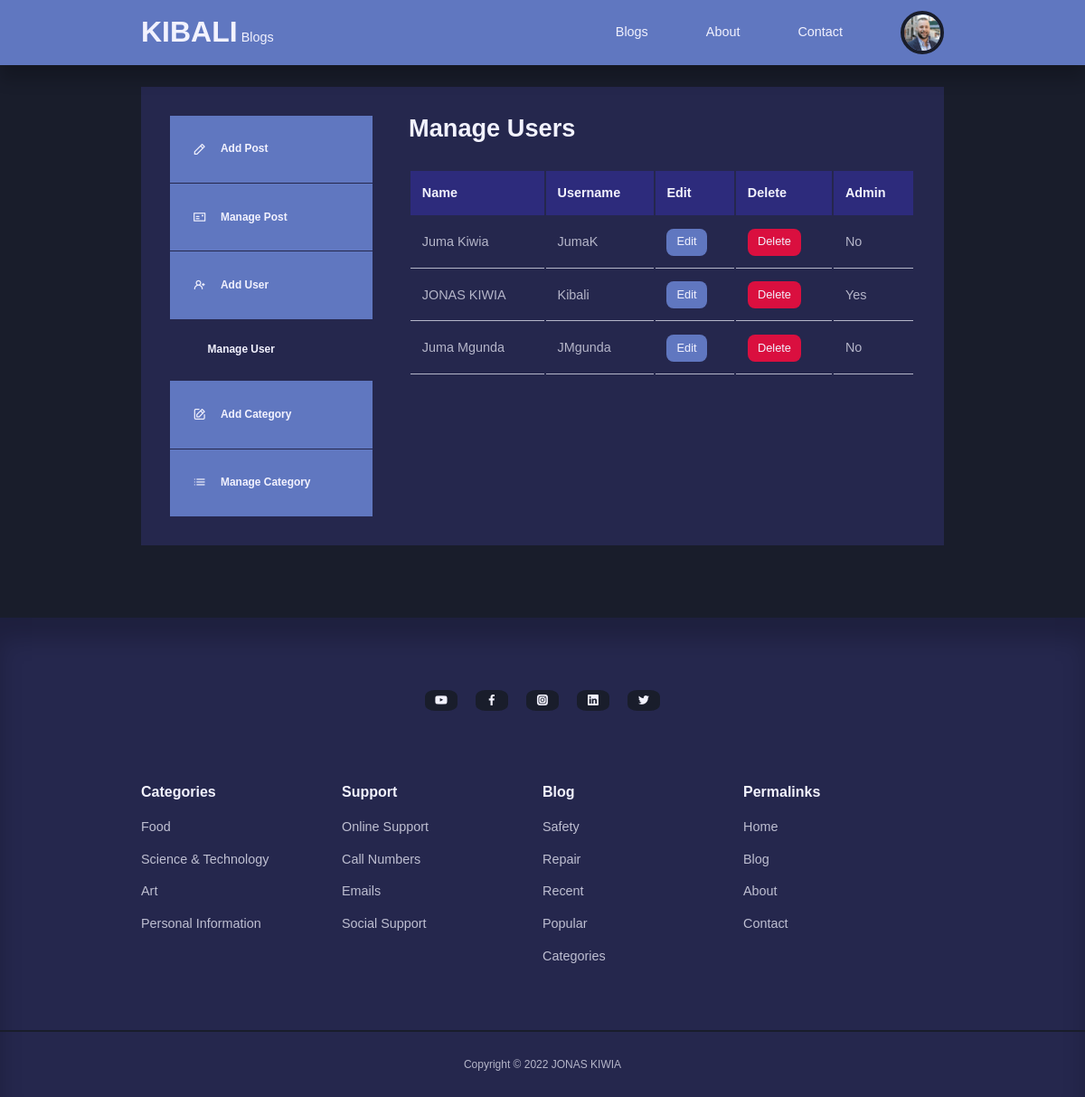
The app's page /admin/manage-users.php (signed in) with its own data.
### tables this page shows
CREATE TABLE `users` (
  `id` int(11) NOT NULL,
  `firstname` varchar(255) DEFAULT NULL,
  `lastname` varchar(255) DEFAULT NULL,
  `username` varchar(255) DEFAULT NULL,
  `email` varchar(255) DEFAULT NULL,
  `password` varchar(255) DEFAULT NULL,
  `avatar` varchar(255) DEFAULT NULL,
  `is_admin` tinyint(4) DEFAULT NULL
);

CREATE TABLE `categories` (
  `id` int(11) NOT NULL,
  `title` varchar(255) DEFAULT NULL,
  `description` text DEFAULT NULL
);

### admin/partials/header.php (called while the page is built, shortened)
<?php
require '../partials/header.php';

### admin/manage-users.php (the view, shortened to what this page needs)
<?php
    include 'partials/header.php';
    $current_admin_id = $_SESSION['user-id'];
    $query = "SELECT * FROM users WHERE NOT id =$current_admin_id";
    $users = mysqli_query($connection, $query);
?>
<section class="dashboard">
    <div class="container dashboard__container">
        <aside>
            <ul>
                <li>
                    <a href="add-post.php"><i class="uil uil-pen"></i>
                        <h5>Add Post</h5>
                    </a>
                </li>
                <li>
                    <a href="index.php"><i class="uil uil-postcard"></i>
                        <h5>Manage Post</h5>
                    </a>
                </li>
                <?php if(isset($_SESSION['user_is_admin'])): ?>
                <li>
                    <a href="add-user.php"><i class="uil uil-user-plus"></i>
                        <h5>Add User</h5>
                    </a>
                </li>
                <li>
                    <a href="manage-users.php" class="active"><i class="uil uil-user-alt"></i>
                        <h5>Manage User</h5>
                    </a>
                </li>
                <li>
                    <a href="add-category.php"><i class="uil uil-edit"></i>
                        <h5>Add Category</h5>
                    </a>
                </li>
                <li>
                    <a href="manage-categories.php"><i class="uil uil-list-ul"></i>
                        <h5>Manage Category</h5>
                    </a>
                </li>
                <?php endif ?>
            </ul>
        </aside>
        <main>
            <h2>Manage Users</h2>
            <?php if(mysqli_num_rows($users) > 0) : ?>
            <table>
                <thead>
                    <tr>
                        <th>Name</th>
                        <th>Username</th>
                        <th>Edit</th>
                        <th>Delete</th>
                        <th>Admin</th>
                    </tr>
                </thead>
                <tbody>
                    <?php while($user = mysqli_fetch_assoc($users)) : ?>
                    <tr>
                        <td><?= "{$user['firstname']} {$user['lastname']}"?></td>
                        <td><?= $user['username']?></td>
                        <td><a href="<?= ROOT_URL?>admin/edit-user.php?id=<?= $user['id'] ?>" class="btn sm">Edit</a></td>
                        <td><a href="<?= ROOT_URL?>admin/delete-user.php?id=<?= $user['id'] ?>" class="btn sm danger">Delete</a></td>
                        <td><?= $user['is_admin'] ? 'Yes': 'No' ?></td>
                    </tr>
                    <?php endwhile ?>
                </tbody>
            </table>
            <?php else : ?>
                <div class="alert__message error"><?= "No Users Found"?></div>
                <?php endif?>
        </main>
    </div>
</section>
 <?php
    include '../partials/footer.php';
?>

### partials/header.php (shortened to what this page needs)
<?php
require 'config/database.php';
if(isset($_SESSION['user-id'])) {
    $id = filter_var($_SESSION['user-id'], FILTER_SANITIZE_NUMBER_INT);
    $query = "SELECT avatar FROM users WHERE id=$id";
    $result = mysqli_query($connection, $query);
    $avatar = mysqli_fetch_assoc($result);
}
?>
<!DOCTYPE html>
<html lang="en">
<head>
    <link rel="stylesheet" href="<?= ROOT_URL ?>css/style.css">
    <link rel="stylesheet" href="https://unicons.iconscout.com/release/v4.0.0/css/line.css">
</head>
<body>
    <nav>
        <div class="container nav__container">
            <div>
                <a href="<?= ROOT_URL ?>" class="nav__logo">KIBALI</a>
            <a href="<?= ROOT_URL ?>" class="">Blogs</a>
            </div>
            <ul class="nav__items">
                <li><a href="<?= ROOT_URL ?>blog.php">Blogs</a></li>
                <li><a href="<?= ROOT_URL ?>about.php">About</a></li>
                <li><a href="<?= ROOT_URL ?>contact.php">Contact</a></li>
                <?php if(isset($_SESSION['user-id'])): ?>
                    <li class="nav__profile">
                        <div class="avatar">
                            <img src="<?= ROOT_URL . 'images/' . $avatar['avatar'] ?>">
                        </div>
                    </li>
                <?php else : ?>
                    <li><a href="<?= ROOT_URL ?>signin.php">Signin</a></li>
                <?php endif ?>
            </ul>
        </div>
    </nav>

### partials/footer.php (shortened to what this page needs)
 <footer>
        <div class="footer__socials">
            <a href="https://youtube.com" target="_blank"><i class="uil uil-youtube"></i></a>
            <a href="https://facebook.com" target="_blank"><i class="uil uil-facebook-f"></i></a>
            <a href="https://instagram.com" target="_blank"><i class="uil uil-instagram-alt"></i></a>
            <a href="https://linkedin.com" target="_blank"><i class="uil uil-linkedin"></i></a>
            <a href="https://twitter.com" target="_blank"><i class="uil uil-twitter"></i></a>
        </div>
        <div class="container footer__container">
            <article>
                 <h4>Categories</h4>
            <?php
                $all_categories_query = "SELECT * FROM categories";
                $all_categories = mysqli_query($connection, $all_categories_query);
            ?>
            <?php while($category = mysqli_fetch_assoc($all_categories)) :  ?>
                <ul>
                    <li>
                    <a href="<?= ROOT_URL ?>category-posts.php?id=<?= $category['id']?>"><?= $category['title']?></a>
                </li>
                </ul>
            <?php endwhile?>
            </article>
            <article>
                <h4>Support</h4>
                <ul>
                    <li><a href="contact.php">Online Support</a></li>
                    <li><a href="tel:+255748687340">Call Numbers</a></li>
                    <li><a href="mailto:jonaskiwia1@gmail.com">Emails</a></li>
                    <li><a href="contact.php">Social Support</a></li>
                </ul>
            </article>
            <article>
                <h4>Blog</h4>
                <ul>
                    <li><a href="">Safety</a></li>
                    <li><a href="">Repair</a></li>
                    <li><a href="">Recent</a></li>
                    <li><a href="">Popular</a></li>
                    <li><a href="">Categories</a></li>
                </ul>
            </article>
            <article>
                <h4>Permalinks</h4>
                <ul>
                    <li><a href="home.php">Home</a></li>
                    <li><a href="blog.php">Blog</a></li>
                    <li><a href="about.php">About</a></li>
                    <li><a href="contact.php">Contact</a></li>
                </ul>
            </article>
        </div>
        <div class="footer__copyright">
            <small>Copyright &copy; 2022 JONAS KIWIA</small>
        </div>
    </footer>
</body>
</html>

### css/style.css (style rules this page uses)
:root { --color-primary: #6077c0; --color-primary-light: hsl(242, 91%, 69%, 18%); --color-primary-variant: #5854c7; --color-red: #da0f3f; --color-red-light: hsl(346, 87%, 46%, 15%); --color-green: #00c476; --color-green-light: hsl(156, 100%, 38%, 15%); --color-gray-900: #25274D; --color-gray-700: #2d2b7c; --color-gray-300: rgba(242, 242, 254, 0.3); --color-gray-200: rgba(242, 242, 254, 0.7); --color-white: #f2f2fe; --color-bg: #191d2b; --transition: all 300ms ease; --container-width-lg: 74%; --container-width-md: 88%; --form-width: 40%; --card-border-radius-1: 0.3rem; --card-border-radius-2: 0.5rem; --card-border-radius-3: 0.8rem; --card-border-radius-4: 2rem; --card-border-radius-5: 5rem; }
* { margin: 0; padding: 0; outline: 0; border: 0; appearance: 0; list-style: none; text-decoration: none; box-sizing: border-box; }
body { font-family: 'Trebuchet MS', 'Lucida Sans Unicode', 'Lucida Grande', 'Lucida Sans', Arial, sans-serif; line-height: 1.6; color: var(--color-gray-200); overflow-x: hidden; background: var(--color-bg); font-size: 0.9rem; }
.container { width: var(--container-width-lg); max-width: 1800px; margin-inline: auto; }
section { margin-top: 3rem; width: 100vw; }
h1, h2, h3, h4, h5 { color: var(--color-white); line-height: 1.3; }
h2 { font-size: 1.7rem; margin: 1rem 0; }
h4 { font-size: 1rem; }
a { color: var(--color-white); transition: var(--transition); }
img { display: block; width: 100%; object-fit: cover; }
nav { background-color: var(--color-primary); width: 100vw; height: 4.5rem; position: fixed; top: 0; z-index: 10; box-shadow: 0 1rem 1rem rgba(0, 0, 0, 0.2); }
.nav__container { height: 100%; display: flex; align-items: center; justify-content: space-between; }
.avatar { width: 3rem; height: 3rem; border-radius: 50%; overflow: hidden; border: 0.3rem solid var(--color-bg); }
.nav__logo { font-weight: 600; font-size: 2rem; }
.nav__items { display: flex; align-items: center; gap: 4rem; }
.nav__profile { position: relative; cursor: pointer; }
footer { background: var(--color-gray-900); padding: 5rem 0 0; box-shadow: inset 0 1.5rem 1.5rem rgba(0, 0, 0, 0.2); }
.footer__socials { margin-inline: auto; width: fit-content; margin-bottom: 5rem; display: flex; align-items: center; gap: 1.2rem; }
.footer__socials a { background: var(--color-bg); border-radius: 30%; width: 2.3rem; display: flex; align-items: center; justify-content: center; }
.footer__container { display: grid; grid-template-columns: repeat(4, 1fr); }
footer h4 { color: var(--color-white); margin-bottom: 0.6rem; }
footer ul li { padding: 0.4rem 0; }
footer ul a { opacity: 0.75; }
.footer__copyright { text-align: center; padding: 1.5rem 0; border-top: 2px solid var(--color-bg); margin-top: 4rem; }
.btn { display: inline-block; width: fit-content; padding: 0.6rem 1.2rem; background-color: var(--color-primary); border-radius: var(--card-border-radius-2); cursor: pointer; transition: var(--transition); color: var(--color-white); }
.btn.sm { padding: 0.3rem 0.7rem; font-size: 0.8rem; }
.btn.danger { background-color: var(--color-red); }
.dashboard { margin-top: 6rem; }
.dashboard__container { display: grid; grid-template-columns: 14rem auto; gap: 1rem; background: var(--color-gray-900); padding: 2rem; margin-bottom: 5rem; }
.dashboard aside a { background: var(--color-primary); display: flex; gap: 1rem; align-items: center; padding: 1.6rem; }
.dashboard aside ul li:not(:last-child) { border-bottom: 1px solid var(--color-gray-900); }
.dashboard aside a.active { background-color: var(--color-gray-900); }
.dashboard main { margin-left: 1.5rem; }
.dashboard main h2 { margin: 0 0 2rem 0; line-height: 1; }
.dashboard main table { width: 100%; text-align: left; }
.dashboard main table th { background: var(--color-gray-700); padding: 0.8rem; color: var(--color-white); }
.dashboard main table td { padding: 0.8rem; border-bottom: 1px solid var(--color-gray-200); }

### records on screen
users: avatar (picture)
users: firstname "Juma", lastname "Kiwia", username "JumaK", is_admin "No"
users: firstname "JONAS", lastname "KIWIA", username "Kibali", is_admin "Yes"
users: firstname "Juma", lastname "Mgunda", username "JMgunda", is_admin "No"
categories: title "Food"
categories: title "Science & Technology"
categories: title "Art"
categories: title "Personal Information"
